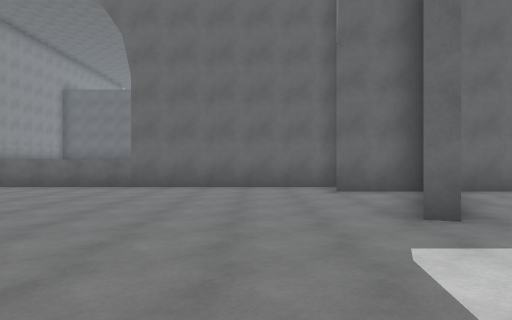
view 1 (above)

16 first-person views from a walk through a scene from a Unity 3-D project. The camera is 1.4 m above the floor, looks level and sees 70° across. The floor is counted in squares, 2 m on a side. Each view is taken from the middle of a square. On the plan, view 1 faces up. The plan holds only what a view shows up to about 11 squares ahead; the rest is blank. The place goes on beyond the plan. Some animated figures are left out.

view 2
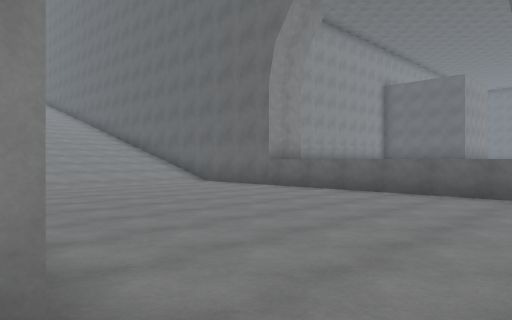

view 3
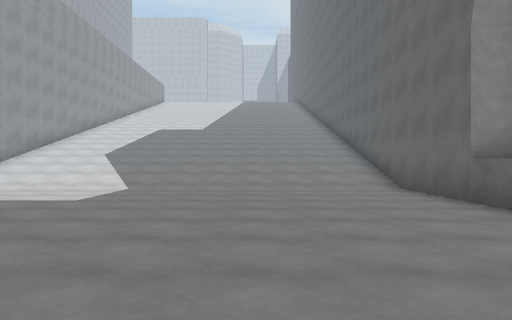

view 4
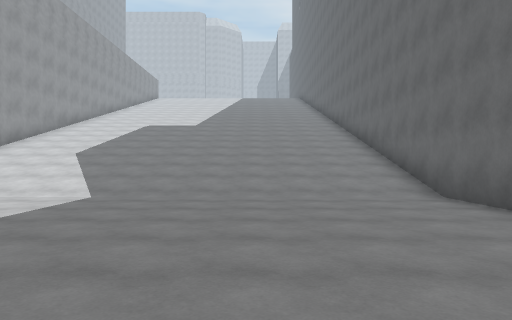

view 5
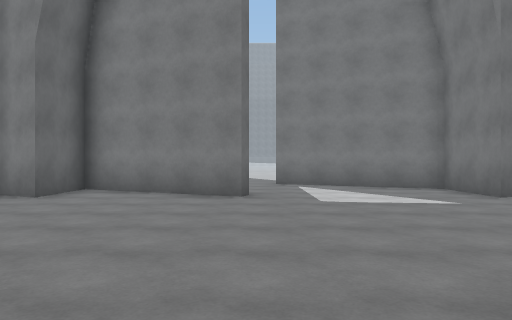

view 6
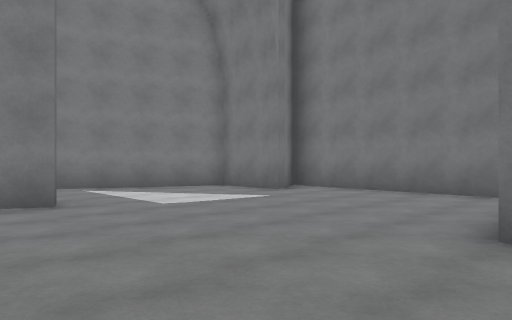

view 7
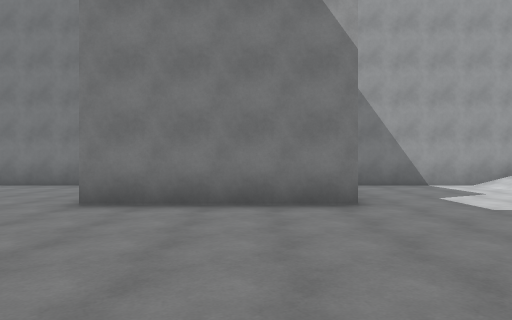

view 8
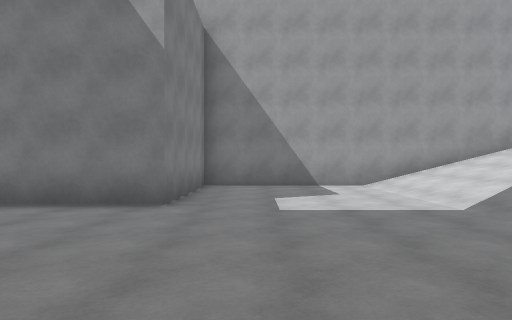

view 9
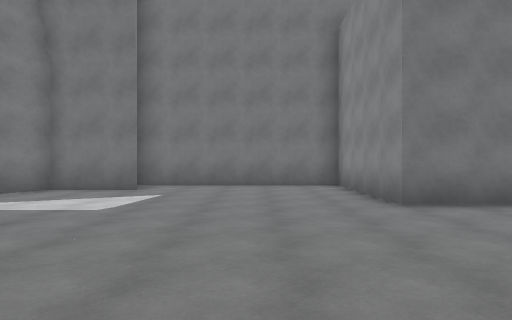

view 10
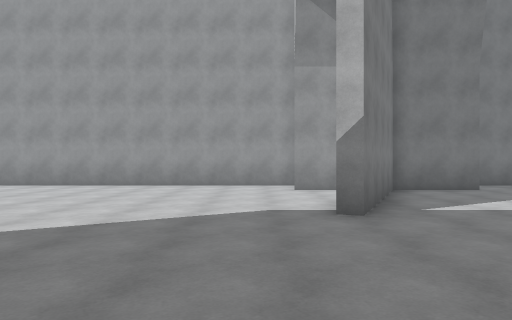

view 11
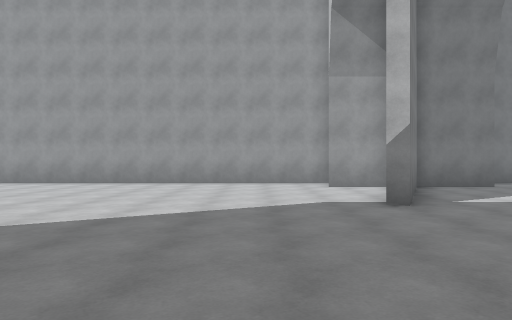

view 12
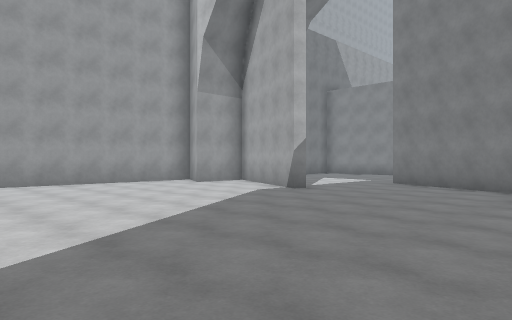

view 13
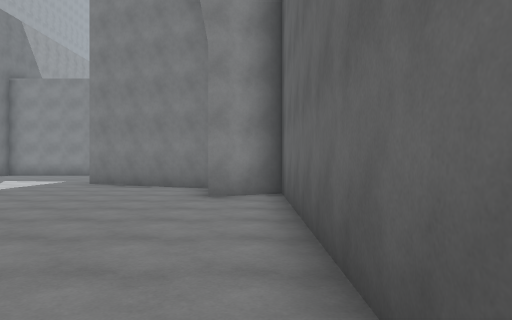

view 14
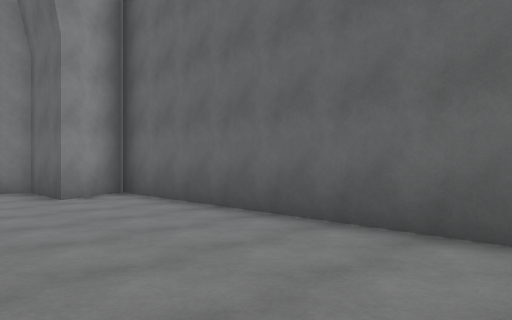

view 15
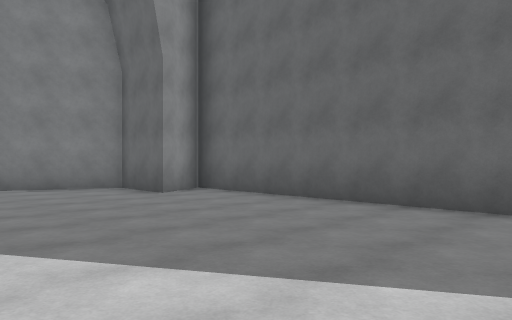

view 16
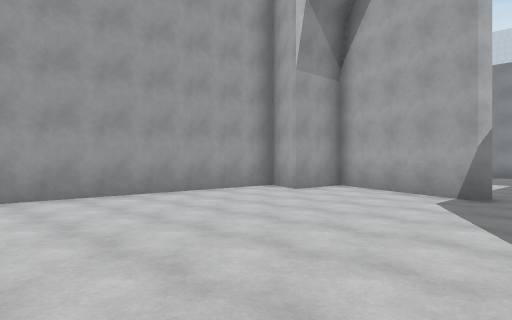

### Floor plan
Key: @ floor where view 1 was taken; # wall or solid block; . floor; / step, stairs or slope; ^ raised ledge.
Columns run from 16 left of view 1 to 13 right of it. Each row starts with its distance up from view 1.
 10 ########^^^^^####### ########
  9 /////..............# #........
  8 /////.............#####.......
  7 /////..............#..........
  6 /////..............#..........
  5 /////.............##..........
  4 /////.........................
  3 /////................#........
  2 /////....####........#........
  1 /////....#  #.......##........
  0 /////....#  #...@...#.........
 -1 /////....#  #.....#####.......
 -2 ##########  ######## #########

Positions as (right, up) in squares from view 1, and headings:
1: (0, 0), facing up
2: (-2, 2), facing up-left
3: (-3, 6), facing left
4: (-5, 6), facing left
5: (-5, 4), facing right
6: (-4, 6), facing down-right
7: (-6, 8), facing down
8: (-9, 8), facing down
9: (-1, 8), facing down
10: (7, 8), facing down
11: (8, 9), facing down
12: (13, 9), facing down-left
13: (13, 9), facing left
14: (13, 6), facing up-left
15: (13, 4), facing up-left
16: (13, 5), facing down-left
